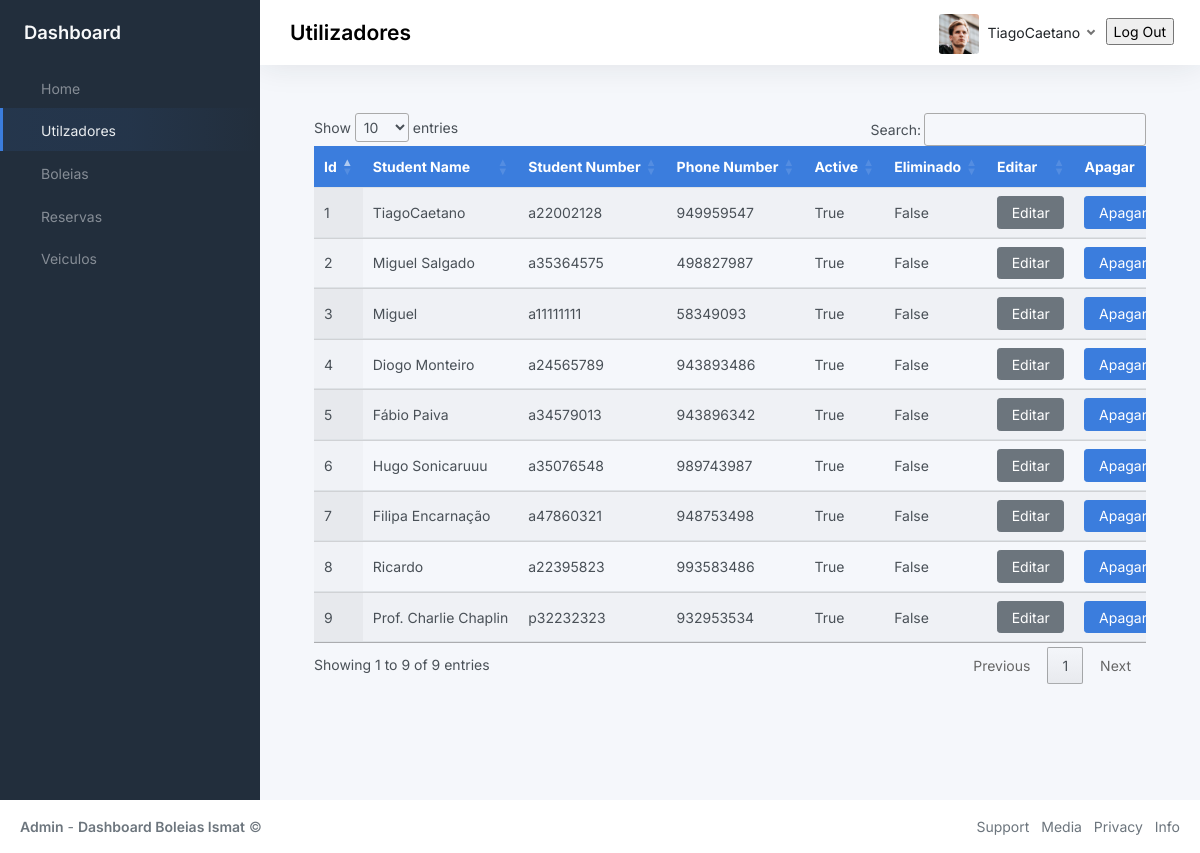
/usersPage (signed in), run on the app's committed database.
### BackOffice/models.py (models this page shows, shortened)
class User(db.Model, UserMixin):
	__tablename__ = 'user'
	id = db.Column(db.Integer, primary_key=True)
	name = db.Column(db.String(80), unique=True, nullable=False)
	student_number = db.Column(db.String(9), unique=True, nullable=False)
	phone_number = db.Column(db.Integer(), nullable=False)
	password = db.Column(db.String(60), nullable=False)
	gender = db.Column(db.String(10), nullable=False)
	registration_date = db.Column(db.DateTime, default=datetime.now)
	last_login_date = db.Column(db.DateTime, default=datetime.now)
	active = db.Column(db.Boolean())
	deleted = db.Column(db.Boolean(), default=False)

### BackOffice/userModule/__init__.py (the view, shortened to what this page needs)
@userModule.route('/usersPage', methods=['GET', 'POST'])
def toUsersPage():
    if current_user.is_authenticated:
        try:
            use_id = current_user.id
            activeUser =  db.session.query(User).filter(User.id==use_id).first()
            if request.method == 'GET':
                get_Users = db.session.query(User).all()
                return render_template("users.html", title="Login", get_Users = get_Users, activeUser = activeUser)
        except Exception as e:
            print(str(e))
    else:
        return redirect('/pages-sign-in')

### BackOffice/app.py (called while the page is built)
def create_app(config_filename):
    run = Flask(__name__)
    run.config.from_object(config_filename)
    db.init_app(run)
    bcrypt.init_app(run)
    with run.app_context():
        db.create_all()
    login_manager = LoginManager()
    login_manager.login_view = 'auth.login'
    login_manager.init_app(run)
    @login_manager.user_loader
    def load_user(user_id):
        return User.query.get(int(user_id))
    run.register_blueprint(login_module)
    run.register_blueprint(homeModule)
    run.register_blueprint(userModule)
    run.register_blueprint(rideModule)
    run.register_blueprint(reservaModule)
    run.register_blueprint(vehicleModule)
    return run

### BackOffice/templates/users.html (shortened to what this page needs)
{% extends 'index.html'%}
{% block navOptions %}
    <ul class="sidebar-nav">
        <li class="sidebar-item">
            <a class="sidebar-link" href="{{url_for('homeModule.toHomePage')}}">
                 <span class="align-middle">Home</span>
            </a>
        </li>
        <li class="sidebar-item  active">
            <a class="sidebar-link" href="{{url_for('userModule.toUsersPage')}}">
                 <span class="align-middle">Utilzadores</span>
            </a>
        </li>
        <li class="sidebar-item">
            <a class="sidebar-link" href="{{url_for('rideModule.toRidePage')}}">
                 <span class="align-middle">Boleias</span>
            </a>
        </li>
        <li class="sidebar-item">
            <a class="sidebar-link" href="{{url_for('reservaModule.toReservaPage')}}">
                 <span class="align-middle">Reservas</span>
            </a>
        </li>
        <li class="sidebar-item">
            <a class="sidebar-link" href="{{url_for('vehicleModule.toVehiclesPage')}}">
                 <span class="align-middle">Veiculos</span>
            </a>
        </li>
    </ul>
{% endblock navOptions %}
{% block page %}
<h3 class="position-absolute m-2 fw-bold text-">Utilizadores</h3>
{% endblock page %}
{% block profile %}
<img src="{{url_for('static', filename='img/avatars/avatar.jpg')}}" class="avatar img-fluid rounded me-1"/> <span class="text-dark">{{activeUser.name}}</span>
{% endblock profile %}
{% block content %}
<div class="container-md" id="table">
    <div class="table-responsive">
        <table class="table display nowrap" id="tabela">
            <thead class="bg-primary text-white">
                <tr>
                    <th>Id</th>
                    <th>Student Name</th>
                    <th>Student Number</th>
                    <th>Phone Number</th>
                    <th>Active</th>
                    <th>Eliminado</th>
                    <th>Editar</th>
                    <th>Apagar</th>
                </tr>
            </thead>
            <tbody>
                {% for user in get_Users %}
                <tr>
                <td>{{user.id}}</td>
                <td>{{user.name}}</td>
                <td>{{user.student_number}}</td>
                <td>{{user.phone_number	}}</td>
                <td>{{user.active}}</td>
                <td>{{user.deleted}}</td>
                <td><button class="Editar btn btn-secondary" id="{{user.id}}" data-bs-toggle="modal" data-bs-target="#staticBackdrop">Editar</button></td>
                <td><button class="Apagar btn btn-primary" id="{{user.id}}">Apagar User</button></td>
            </tr>
            {% endfor %}
            </tbody>
        </table>
    </div>
</div>
{% endblock content %}

### BackOffice/templates/index.html (shortened to what this page needs)
<!DOCTYPE html>
<html lang="en">
<head>
	<link rel="stylesheet" href="https://cdnjs.cloudflare.com/ajax/libs/font-awesome/6.2.1/css/all.min.css">
	<link href="https://cdn.jsdelivr.net/npm/bootstrap@5.2.3/dist/css/bootstrap.min.css" rel="stylesheet">
	<link rel="stylesheet" type="text/css" href="https://cdn.datatables.net/1.13.1/css/jquery.dataTables.css">
	<link href="{{url_for('static', filename='css/app.css')}}" rel="stylesheet">
</head>
<body>
	<div class="wrapper">
		<nav id="sidebar" class="sidebar js-sidebar">
			<div class="sidebar-content js-simplebar">
				<a class="sidebar-brand">
					<span class="align-middle">Dashboard</span>
				</a>
				{% block navOptions %}
				{% endblock navOptions %}
			</div>
		</nav>
		<div class="main">
			<nav class="navbar navbar-expand navbar-light navbar-bg">
				<div class="navbar-collapse collapse">
					{% block page %}
					{% endblock page %}
					<ul class="navbar-nav navbar-align">
						<a class="nav-link dropdown-toggle d-none d-sm-inline-block" href="#">
							{% block profile %}
							{% endblock profile %}
						</a>
						<div class="m-1">
							<form action="{{url_for('login.logOut')}}">
								<input type="submit" value="Log Out" />
							</form>
						</div>
					</ul>
				</div>
			</nav>
			<main class="content">
				{% block content %}
				{% endblock content %}
			</main>
		</div>
	</div>
	<footer class="footer">
		<div class="container-fluid ">
			<div class="row text-muted">
				<div class="col-6 text-start">
					<p class="mb-0">
						<a class="text-muted" href="https://www.ismat.pt/" target="_blank"><strong>Admin</strong></a> - <a class="text-muted" href="https://www.ismat.pt/" target="_blank"><strong>Dashboard Boleias Ismat</strong></a>								&copy;
					</p>
				</div>
				<div class="col-6 text-end">
					<ul class="list-inline">
						<li class="list-inline-item">
							<a class="text-muted" href="https://www.ismat.pt/instituto/contactos.html" target="_blank">Support</a>
						</li>
						<li class="list-inline-item">
							<a class="text-muted" href="https://www.ismat.pt/nos-media.html" target="_blank">Media</a>
						</li>
						<li class="list-inline-item">
							<a class="text-muted" href="https://www.ensinolusofona.pt/pt/politica-de-privacidade/" target="_blank">Privacy</a>
						</li>
						<li class="list-inline-item">
							<a class="text-muted" href="https://www.ismat.pt/informacoes-academicas.html" target="_blank">Info</a>
						</li>
					</ul>
				</div>
			</div>
		</div>
	</footer>
</body>
</html>

### data on the page
User: name "TiagoCaetano", id "1", student_number "a22002128", phone_number "949959547", active "True", deleted "False"
User: id "2", name "Miguel Salgado", student_number "a35364575", phone_number "498827987", active "True", deleted "False"
User: id "3", name "Miguel", student_number "a11111111", phone_number "58349093", active "True", deleted "False"
User: id "4", name "Diogo Monteiro", student_number "a24565789", phone_number "943893486", active "True", deleted "False"
User: id "5", name "Fábio Paiva", student_number "a34579013", phone_number "943896342", active "True", deleted "False"
User: id "6", name "Hugo Sonicaruuu", student_number "a35076548", phone_number "989743987", active "True", deleted "False"
User: id "7", name "Filipa Encarnação", student_number "a47860321", phone_number "948753498", active "True", deleted "False"
User: id "8", name "Ricardo", student_number "a22395823", phone_number "993583486", active "True", deleted "False"
User: id "9", name "Prof. Charlie Chaplin", student_number "p32232323", phone_number "932953534", active "True", deleted "False"
